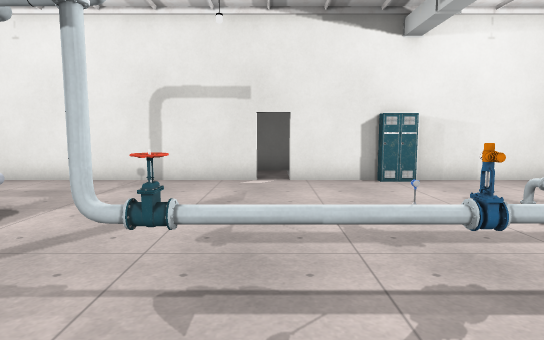
[1] (above)

19 first-person views from a walk through a Godot game level. The camera is 1.4 m above the floor, tilts 6° down and sees 75° across. The floor is counted in squares, 1 m on a side. Each view is taken from the middle of a square. On the plan, view 1 faces up. The plan holds only what a view shows up to about 15 squares ahead; the rest is blank. Door leaves are left out where a doorway can be walked through. Some surface patterns are stand-ins.

[2]
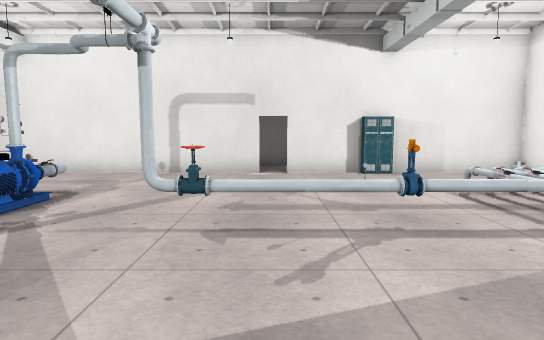

[3]
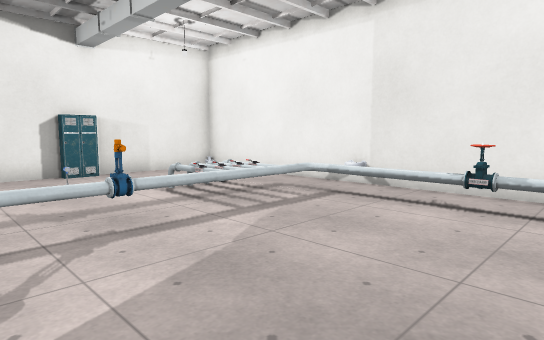

[4]
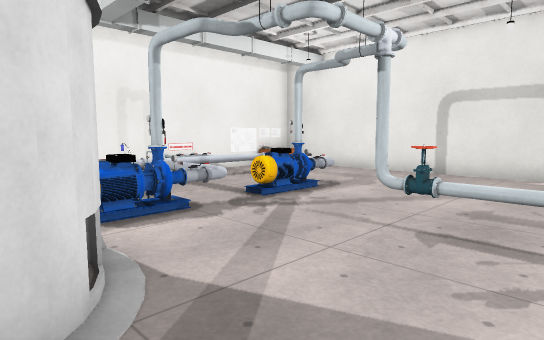

[5]
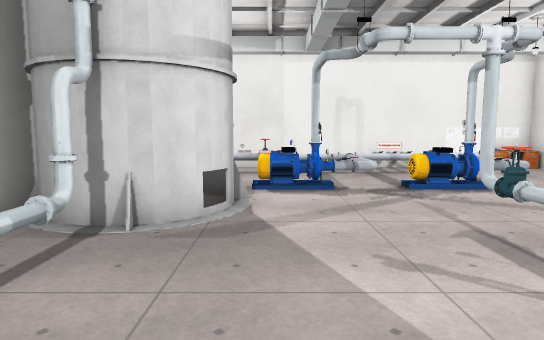

[6]
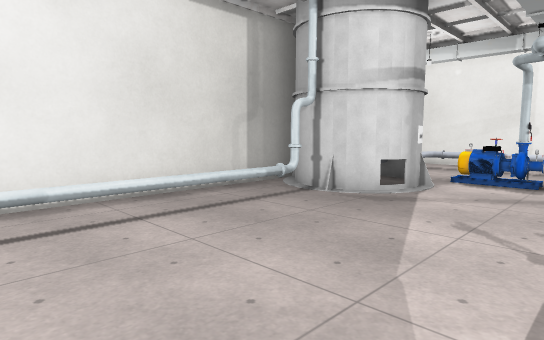

[7]
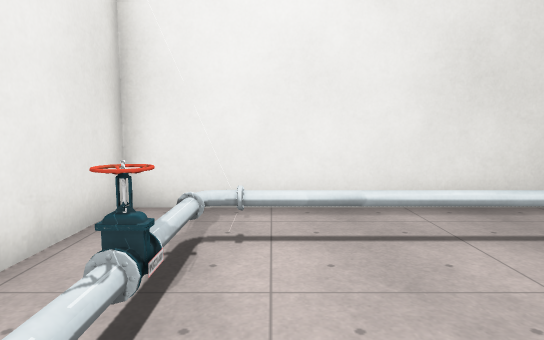

[8]
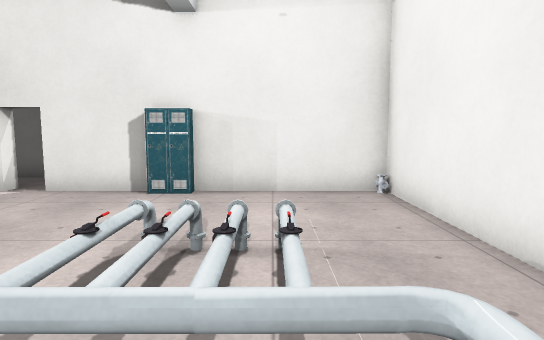

[9]
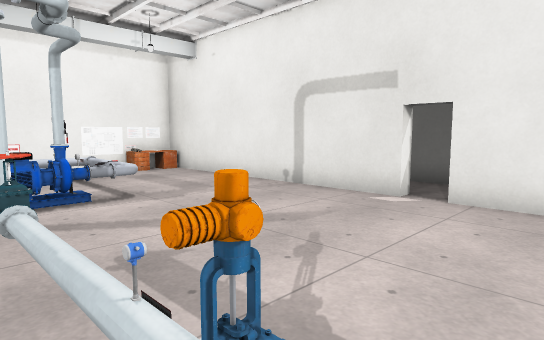

[10]
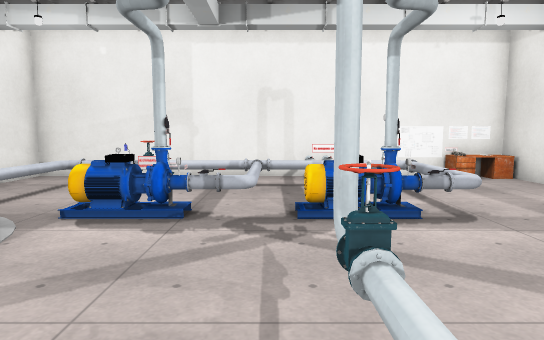

[11]
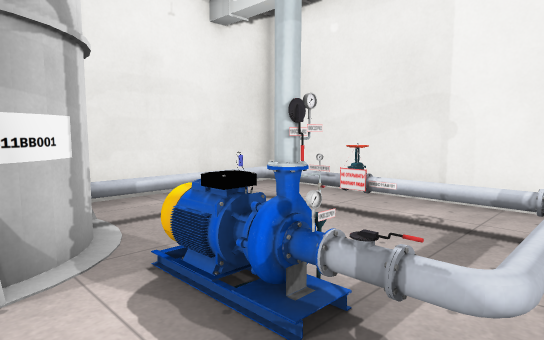

[12]
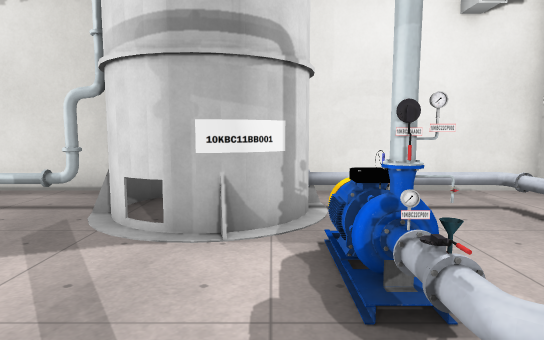

[13]
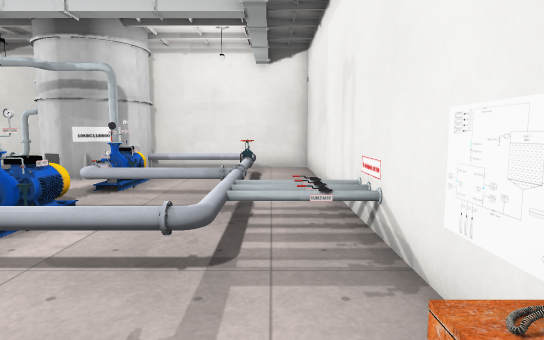

[14]
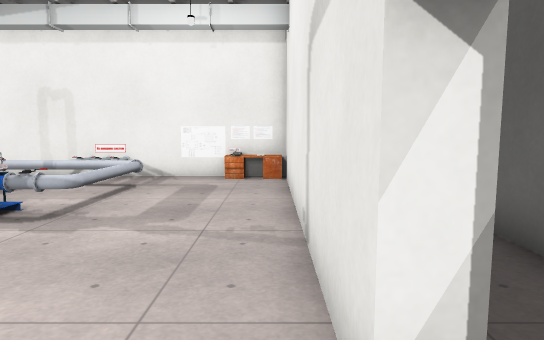

[15]
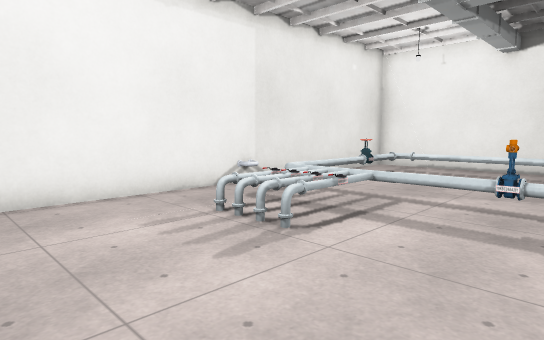

[16]
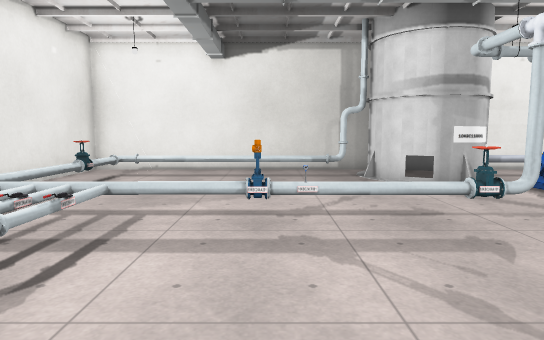

[17]
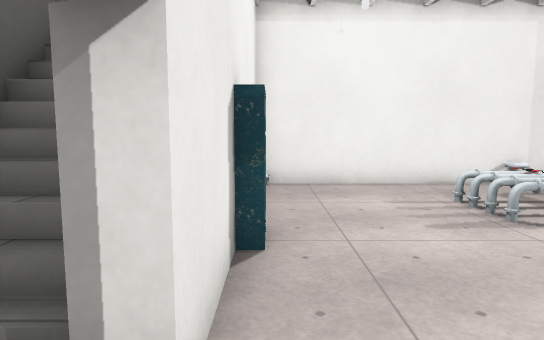

[18]
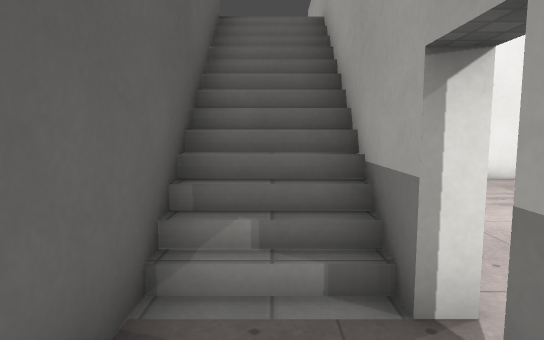

[19]
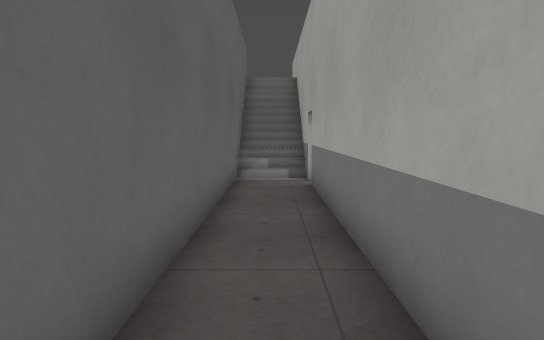

### Floor plan
Key: @ floor where view 1 was taken; # wall or solid block; . floor; / step, stairs or slope; D open door; = window, fence, low wall or low ledge; ^ raised ledge; E vent; P pump; A valve; H phone; S poster; T thing the floor can be seen under or through; O other object.
Columns run from 11 left of view 1 to 9 right of it. Each row starts with its distance up from view 1.
 13   ################
 12  . ........./////
 11 ###########.#########
 10 #^.........D..##....#
  9 #H..................#
  8 #...................#
  7 #...==..............#
  6 #..====.........==..#
  5 #===.=#..........^..#
  4 ##==.#P..#O=#O==^=..#
  3 ##.===....E.......=.#
  2  #.====...........=.#
  1  #.=.=#...........=.#
  0  #.S. P....@.....EA.#
 -1  #.=.. T##........=.#
 -2  #.===TT ##.......=.#
 -3  #.===T  ###======..#
 -4  #.....# #..........#
 -5  ####### ############

Positions as (right, up) in squares from view 1, and headings:
1: (0, 0), facing up
2: (0, -2), facing up
3: (0, -2), facing up-right
4: (1, -2), facing up-left
5: (4, 0), facing left
6: (6, 3), facing down-left
7: (6, 2), facing down
8: (6, 2), facing up
9: (3, 3), facing up-left
10: (1, 3), facing left
11: (-3, 3), facing down-left
12: (-4, 4), facing down
13: (-9, 10), facing down
14: (1, 10), facing left
15: (1, 10), facing down-right
16: (2, 9), facing down
17: (-1, 10), facing right
18: (-2, 12), facing right
19: (-10, 12), facing right
